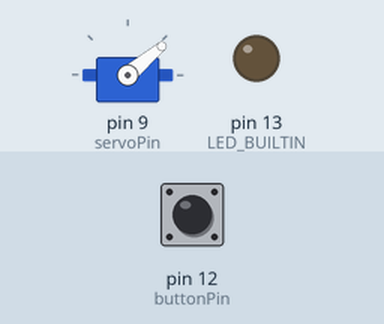
The sketch below on a simulated Arduino Uno, built with avr-gcc and run on an emulated ATmega328P. On the bench: servo, output pins drawn as LEDs (lit = HIGH). The inputs (shaded band) are chosen by the test bench; at power-on: pin 12 (buttonPin) LOW.

Above: at 1.2 s.
1.3 s: pin 12 (buttonPin) pulled HIGH for 0.15 s
At 2.7 s:
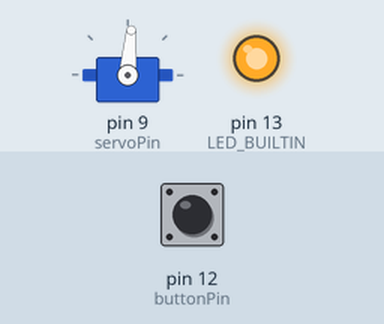
4.4 s: pin 12 (buttonPin) pulled HIGH for 1 s
At 5.2 s:
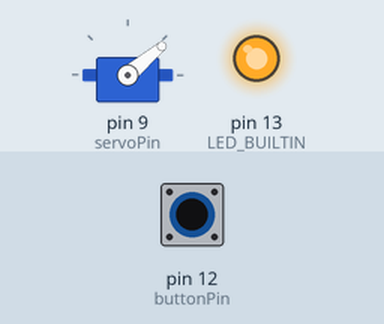
8.4 s: pin 12 (buttonPin) pulled HIGH for 3.2 s
At 12.0 s:
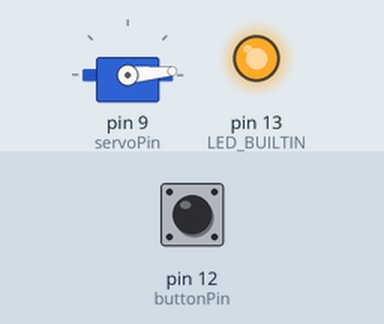
Timing chart, 0 to 15.9 s (numbered marks = the images above; inputs shaded):
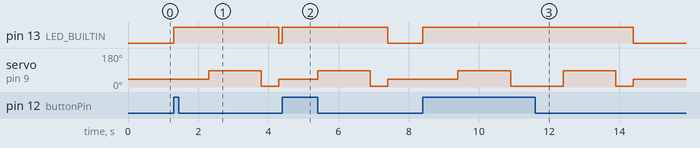

The sketch:

Control_Servo_by_click_of_a_button.ino
```cpp
#include <Servo.h> // Include the servo library
Servo myservo;     // Create a new servo object

#define servoPin 9 // Define the servo pin
int angle = 0;     // Create a variable to store the servo position


const int buttonPin = 12;  // Button placed in pin 12
int buttonState     = 0;   // variable for reading the pushbutton status


void setup() {  // put your setup code here, to run once:

  pinMode(LED_BUILTIN, OUTPUT);
  // initialize the pushbutton pin as an input:
  pinMode(buttonPin, INPUT);
 // Attach the Servo variable to a pin:
  myservo.attach(servoPin);
  // Tell the servo to go to a particular angle:
  myservo.write(40);
}

void loop() { // put your main code here, to run repeatedly:


  // read the state of the pushbutton value:
  buttonState = digitalRead(buttonPin);

  digitalWrite(LED_BUILTIN, LOW);

  // check if the pushbutton is pressed. If it is, the buttonState is HIGH:
  if (buttonState == HIGH) {
    // turn LED on:
    digitalWrite(LED_BUILTIN, HIGH);
    delay(1000);


  // Tell the servo to go to a particular angle:
    myservo.write(85); // optical left 45'
    delay(1500);

    myservo.write(5); // optical right 45'
    delay(500);

    digitalWrite(LED_BUILTIN, LOW); // turn off internal led

  } else {
    // turn LED off:
    digitalWrite(LED_BUILTIN, LOW);
    myservo.write(40);
  }


}
```

Measured:
- after the input at 1.3 s, pin 13 (LED_BUILTIN): LOW → HIGH at once, → LOW 3.0 s later; servo on pin 9 (servoPin): 40° → 85° after 1.0 s, → 5° 1.5 s later, → 40° 0.50 s later
- after the input at 4.4 s, pin 13 (LED_BUILTIN): LOW → HIGH at once, → LOW 3.0 s later; servo on pin 9 (servoPin): 40° → 85° after 1.0 s, → 5° 1.5 s later, → 40° 0.50 s later
- after the input at 8.4 s, pin 13 (LED_BUILTIN): LOW → HIGH at once, → LOW 6.0 s later; servo on pin 9 (servoPin): 40° → 85° after 1.0 s, → 5° 1.5 s later, → 85° 1.5 s later, → 5° 1.5 s later, … (5 changes in this stretch)
